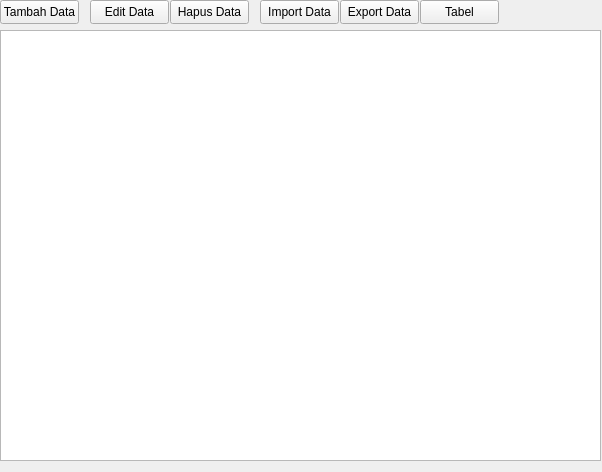
<?xml version="1.0" encoding="UTF-8"?>
<ui version="4.0">
 <class>Form</class>
 <widget class="QWidget" name="Form">
  <property name="geometry">
   <rect>
    <x>0</x>
    <y>0</y>
    <width>602</width>
    <height>472</height>
   </rect>
  </property>
  <property name="windowTitle">
   <string>Form</string>
  </property>
  <widget class="QTableWidget" name="tableWidget">
   <property name="geometry">
    <rect>
     <x>0</x>
     <y>30</y>
     <width>601</width>
     <height>431</height>
    </rect>
   </property>
  </widget>
  <widget class="QPushButton" name="tambah">
   <property name="geometry">
    <rect>
     <x>0</x>
     <y>0</y>
     <width>79</width>
     <height>24</height>
    </rect>
   </property>
   <property name="font">
    <font>
     <pointsize>9</pointsize>
    </font>
   </property>
   <property name="text">
    <string>Tambah Data</string>
   </property>
  </widget>
  <widget class="QPushButton" name="Edit">
   <property name="geometry">
    <rect>
     <x>90</x>
     <y>0</y>
     <width>79</width>
     <height>24</height>
    </rect>
   </property>
   <property name="text">
    <string>Edit Data</string>
   </property>
  </widget>
  <widget class="QPushButton" name="hapus">
   <property name="geometry">
    <rect>
     <x>170</x>
     <y>0</y>
     <width>79</width>
     <height>24</height>
    </rect>
   </property>
   <property name="text">
    <string>Hapus Data</string>
   </property>
  </widget>
  <widget class="QPushButton" name="import_2">
   <property name="geometry">
    <rect>
     <x>260</x>
     <y>0</y>
     <width>79</width>
     <height>24</height>
    </rect>
   </property>
   <property name="text">
    <string>Import Data</string>
   </property>
  </widget>
  <widget class="QPushButton" name="export_2">
   <property name="geometry">
    <rect>
     <x>340</x>
     <y>0</y>
     <width>79</width>
     <height>24</height>
    </rect>
   </property>
   <property name="text">
    <string>Export Data</string>
   </property>
  </widget>
  <widget class="QPushButton" name="tabel">
   <property name="geometry">
    <rect>
     <x>420</x>
     <y>0</y>
     <width>79</width>
     <height>24</height>
    </rect>
   </property>
   <property name="text">
    <string>Tabel</string>
   </property>
  </widget>
 </widget>
 <resources/>
 <connections/>
</ui>
